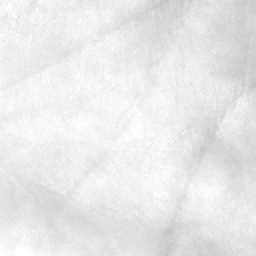
#> input picture 001-2.bmp, 128 x 128 px, given in place of 0001_m_l_01_roi.jpg, which was not available (shown 2 times larger)
$ jupyter execute --allow-errors 'gabor_1_image copy.ipynb'   (text cells are left out)
#> lines starting #> are read from the running program, lines starting #| are printed output that depends on the picture; pictures that were not available may be replaced by others from this repository, and a replacement may not be noted
[cell 1]
# import libaries
import numpy as np
from matplotlib.pyplot import imread
import matplotlib.pyplot as plt
from skimage import morphology
import numpy as np
import glob
import os
import cv2

[cell 2]
class Palm_Graph():
    def __init__(self, train, test):
        assert (np.array(train).shape == np.array(test).shape)
        self.train = train
        self.test = test
        self.rows, self.cols = train[0].shape

# chỉnh lại path cho phù hợp!!
# ở đây chỉ dùng 1 hình ảnh để test feature extraction
train_data_path =''
test_data_path = ''

def get_data(number):
    number = str(number)
    train_files = sorted(glob.glob(os.path.join(train_data_path, number.zfill(3) + '*.bmp')))
    test_files = sorted(glob.glob(os.path.join(test_data_path, number.zfill(3) + '*.bmp')))
    train_data = [imread(graph) for graph in train_files]
    test_data = [imread(graph) for graph in test_files]
    palm = Palm_Graph(train_data, test_data)
    return palm

[cell 3]
class Gabor():
    def __init__(self, R, C, n_orientation, scale):
        self.R = R
        self.C = C
        self.n_orientation = n_orientation
        self.scale = scale
        self.orientation = np.array([ (u * np.pi / n_orientation) for u in range (1, n_orientation + 1)])
        self.gabor_filters_sets = [gabor_wavelet(R, C, u, scale, n_orientation) for u in range(1, n_orientation + 1)]


    # filter image through gabor filter
    def filtering(self, img):
        graphs = np.array([cv2.filter2D(img, -1, np.real(gw)) for gw in self.gabor_filters_sets])
        return graphs

    def plot_filters(self, n_scale):
#> called with n_scale = 3
        gabor_filters = []
        fig = plt.figure()
        for v in range (1, n_scale + 1):
            for u in range(1, self.n_orientation + 1):
                gw = gabor_wavelet(self.R, self.C, u, v , self.n_orientation)
                fig.add_subplot(n_scale, self.n_orientation, self.n_orientation * (v- 1) + u)
                plt.imshow(np.real(gw), cmap='gray')
        plt.show()
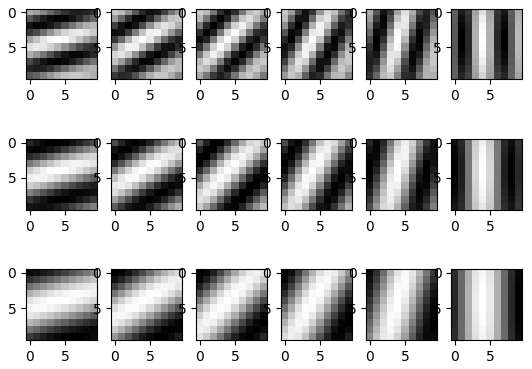
#> figure drawn by matplotlib, 18 panels


def gabor_wavelet(rows, cols, orientation, scale, n_orientation):

    kmax = np.pi / 2        # 1.5707963267948966
    f = np.sqrt(2)          # 1.4142135623730951
    delt2 = (2 * np.pi) ** 2

    k = (kmax / (f ** scale)) * np.exp(1j * orientation * np.pi / n_orientation / 2)
    kn2 = np.abs(k) ** 2
    gw = np.zeros((rows, cols), np.complex128)

    for m in range(int(-rows / 2) + 1, int(rows / 2) + 1):
        for n in range(int(-cols / 2) + 1, int(cols / 2) + 1):
            t1 = np.exp(-0.5 * kn2 * (m ** 2 + n ** 2) / delt2)
            t2 = np.exp(1j * (np.real(k) * m + np.imag(k) * n))
            t3 = np.exp(-0.5 * delt2)
            gw[int(m + rows / 2 - 1), int(n + cols / 2 - 1)] = (kn2 / delt2) * t1 * (t2 - t3)

    return gw


n_orientation = 6
scale = 2
GA = Gabor(10, 10, n_orientation, scale)
gabor_filters = GA.gabor_filters_sets
GA.plot_filters(3)

[cell 4]
def Lo_pass_Gaussian_procwess(img, D0):
    rows, cols = img.shape
    mask = np.zeros((rows, cols))
    Locx = np.array(list(range(cols)) * rows).reshape([rows, cols])
    Locy = np.transpose((np.array(list(range(rows)) * cols).reshape([cols,rows])))
    D = np.sqrt((Locx - cols / 2) ** 2 + (Locy - rows / 2 ) ** 2)
    mask = np.exp(-D ** 2 / D0 ** 2 / 2)

    f1 = np.fft.fft2(img)
    f1shift = np.fft.fftshift(f1)
    f1shift = f1shift * mask
    f2shift = np.fft.ifftshift(f1shift)
    img_new = np.fft.ifft2(f2shift)
    img_new = np.abs(img_new)

    return img_new

def LOG_preprocess(img, R0 = 40 , ksize = 5):
    AfterGaussian = np.uint8(Lo_pass_Gaussian_procwess(img, R0))
    processed = cv2.Laplacian(AfterGaussian, -1, ksize=ksize)
    img = cv2.equalizeHist(img)             #????????????????????????????????
    return processed

def LOG_lib(img):

    src = cv2.GaussianBlur(img, (7, 7), 0)

    # converting to gray scale
    gray = cv2.cvtColor(src, cv2.COLOR_BGR2GRAY)

    edges = cv2.Laplacian(gray, -1, ksize=5, scale=1,delta=0,borderType=cv2.BORDER_DEFAULT)
    return edges

[cell 5]
def show_array_img(arr, process):
    plt.figure(figsize=(12, 8))  # Đặt kích thước cửa sổ
    for idx, element in enumerate(arr):
        plt.subplot(3, 4, idx + 1)  # Sắp xếp ảnh trên lưới 3x4 (hoặc thay đổi tuỳ số lượng ảnh)
        plt.imshow(element, cmap='gray')  # Hiển thị ảnh ở dạng grayscale
        plt.title(f"{process} {idx+1}")  # Thêm tiêu đề cho từng ảnh
        plt.axis('off')  # Tắt trục toạ độ

    plt.tight_layout()  # Căn chỉnh lưới để không bị chồng lấn
    plt.show()

def process(img):

    # Laplacian process image with above function
    img = LOG_lib(img)

    # storing output after gabor filter
    After_gabor = []

    # Gabor process image with the first cell code above
    for i, gw in enumerate(gabor_filters):
        element =  cv2.filter2D(img, -1, np.real(gw))       # filter2d image với mỗi kernel là một gabor filter
        After_gabor.append(element)


    show_array_img(After_gabor, "Gabor")


    Two_value = []
    for i, line in enumerate(After_gabor):
        _, TW = cv2.threshold(line, 0 , 255, cv2.THRESH_BINARY | cv2.THRESH_OTSU)

        kernel = np.ones((2,2), np.uint8)
        TW = cv2.erode(TW, kernel)

        Two_value.append(TW)

    show_array_img(Two_value, "threshold")

    con = []


    for i in Two_value:
        conective = morphology.remove_small_objects(i > 0, min_size=40, connectivity=1)
        con.append(conective)


    line = (np.sum(con, axis = 0) / len(con))

    show_array_img(con, "Remove small object")


    return line

[cell 6]
import os
from PIL import Image

path = 'roi_test/0001/0001_m_l_01_roi.jpg'


def edge_detect(path):
#> called with path = 'roi_test/0001/0001_m_l_01_roi.jpg'
    img = Image.open(path)
#> img is the input picture: PIL image 128x128 L; min 195, max 255, mean 233.1

    # nếu là tay trái thì lật ảnh
    if 'l' in path:
        img = img.transpose(Image.FLIP_LEFT_RIGHT)
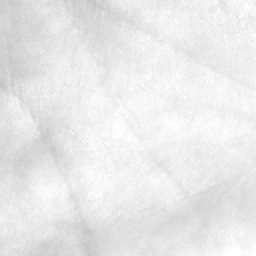
#> img: PIL image 128x128 L (shown 2 times larger); min 195, max 255, mean 233.1

    img = np.array(img)
    img = cv2.resize(img, (200,200), interpolation=cv2.INTER_LINEAR)
#> img: shape (200, 200)


    # add the image to the figure
    plt.figure(figsize=(24,8))
    plt.subplot(141)
    plt.imshow(img,cmap='gray')
    plt.axis('off')
    plt.title(path)

    # GAUSSIAN BLUR (OPTIONAL)
    # img = cv2.GaussianBlur(img, (5, 5), sigmaX=1)

    plt.subplot(142)
    plt.imshow(LOG_preprocess(img), cmap='gray')
#> in LOG_preprocess, `processed = cv2.Laplacian(AfterGaussian, -1, ksize=ksize)`:
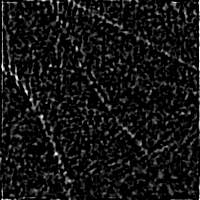
#> processed: shape (200, 200); min 0, max 255, mean 20.3
#> in LOG_preprocess, `img = cv2.equalizeHist(img)`:
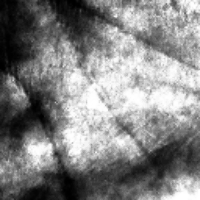
#> img: shape (200, 200); min 0, max 255, mean 131.1
    plt.title("LOG")
    plt.axis('off')

    edge_img = process(img)

    # fig = plt.figure(dpi=70)
    plt.subplot(143)
    plt.imshow(edge_img, cmap='gray')
    plt.axis('off')
    plt.title('Gabor')
    plt.show()

    return edge_img


#> (the rest of this cell did not finish here and is left out)
